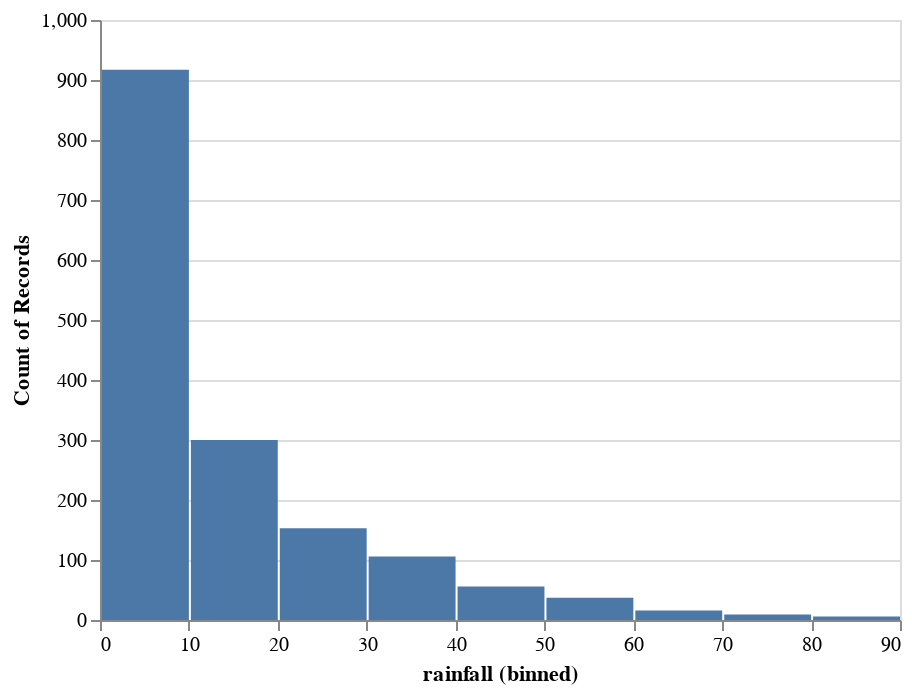

The notebook cell saved with this chart:
### Code cell
alt.Chart(world.df_features).mark_bar().encode(
    alt.X("rainfall", bin=True),
    y='count()',
)

### Figure 1 — Vega-Lite specification as saved in the notebook (floating-point values rounded to 4 significant figures; data arrays with more than 128 entries replaced by an {"elided": "..."} marker saying what was removed)
{"$schema": "https://vega.github.io/schema/vega-lite/v2.6.0.json", "config": {"view": {"height": 300, "width": 400}}, "data": {"name": "data-22ac7dabe749617985c48a5441fbc3d4"}, "datasets": {"data-22ac7dabe749617985c48a5441fbc3d4": {"elided": "1600 records"}}, "encoding": {"x": {"bin": true, "field": "rainfall", "type": "quantitative"}, "y": {"aggregate": "count", "type": "quantitative"}}, "mark": "bar"}
